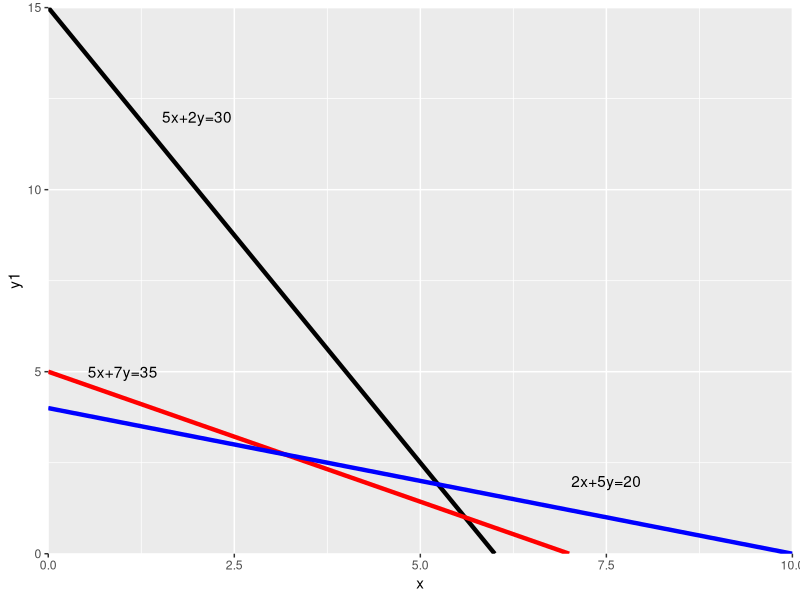

This chart was generated by the following R code:
library(tidyverse)

x<-c(0:10)
y1<-(30-5*x)/2
y2<-(35-5*x)/7
y3<-(20-2*x)/5

const1<-as.data.frame(cbind(x,y1))
const2<-as.data.frame(cbind(x,y2))
const3<-as.data.frame(cbind(x,y3))

ggplot()+geom_line(data=const1,aes(x=x,y=y1),linewidth=1.5)+
  geom_line(data=const2,aes(x=x,y=y2),col="red",linewidth=1.5)+
  geom_line(data=const3,aes(x=x,y=y3),col="blue",linewidth=1.5)+
  scale_x_continuous(expand = c(0, 0), limits = c(0,NA)) + 
  scale_y_continuous(expand = c(0, 0), limits = c(0, NA))+
  geom_text()+annotate("text",label="5x+2y=30",x=2,y=12)+
  annotate("text",label="5x+7y=35",x=1,y=5)+
  annotate("text",label="2x+5y=20",x=7.5,y=2)



  



